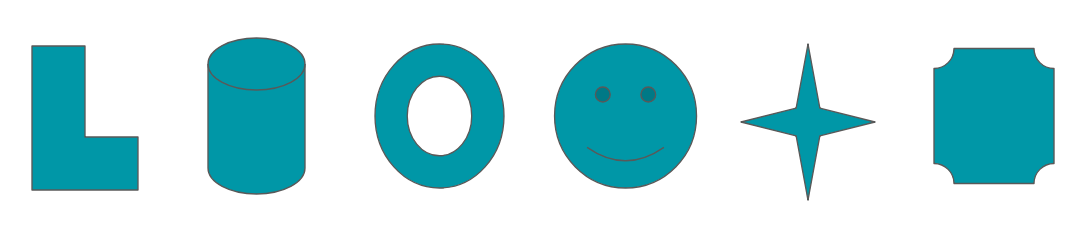
//> input picture CenterofBlob/multiple-blob.png, 1089 x 236 px
$ ./center_of_multiple_blob multiple-blob.png   (built with g++ and OpenCV 4)
//> lines starting //> are read from the running program, lines starting //| are printed output that depends on the picture; after the words box and inside, x2 and y2 are one past the last pixel; in counts of white or black regions, pixels touching at a corner belong together
// OpenCV core defines Mat, Point, Scalar, Moments, and countNonZero.
#include <opencv2/core.hpp>
// The version header exposes CV_VERSION and CV_VERSION_MAJOR.
#include <opencv2/core/version.hpp>
// highgui supplies optional window display and keyboard waiting.
#include <opencv2/highgui.hpp>
// imgcodecs loads the bundled PNG and writes the annotated result.
#include <opencv2/imgcodecs.hpp>
// imgproc supplies thresholding, contour extraction, and annotation drawing.
#include <opencv2/imgproc.hpp>

// OpenCV 5 moved contourArea and moments into the geometry module.
#if CV_VERSION_MAJOR >= 5
#include <opencv2/geometry.hpp>
#endif

// algorithm supplies the deterministic geometric sort.
#include <algorithm>
// array stores the fixed bundled-image validation metrics.
#include <array>
// cmath supplies finite-number and zero-area checks.
#include <cmath>
// cstdlib supplies conventional process exit codes.
#include <cstdlib>
// exception supplies the common CLI error boundary.
#include <exception>
// filesystem provides portable C++17 paths and directory creation.
#include <filesystem>
// iomanip formats contour areas with one stable decimal place.
#include <iomanip>
// iostream provides result output and diagnostic errors.
#include <iostream>
// optional represents the absence of an output destination.
#include <optional>
// stdexcept supplies invalid_argument and runtime_error.
#include <stdexcept>
// string stores command-line tokens and labels.
#include <string>
// system_error reports filesystem failures without throwing prematurely.
#include <system_error>
// vector stores contours and the variable-length collection of blobs.
#include <vector>

// Direct compiler invocations can still run when they pass an explicit image.
#ifndef CENTER_OF_BLOB_SOURCE_DIR
#define CENTER_OF_BLOB_SOURCE_DIR "."
#endif

namespace {

// Shorten the repeated C++17 filesystem namespace.
namespace fs = std::filesystem;

// CMake embeds the tracked source directory for cwd-independent default input.
const fs::path kDefaultInputPath =
    fs::path(CENTER_OF_BLOB_SOURCE_DIR) / "multiple-blob.png";
// --output-dir writes exactly this one deterministic artifact.
constexpr const char *kDefaultOutputName = "multiple_blob_result.png";
// The lossless tutorial image produces these left-to-right centroids.
const std::array<cv::Point, 6> kExpectedCentroids = {
    cv::Point(72, 130), cv::Point(256, 115), cv::Point(439, 115),
    cv::Point(625, 115), cv::Point(807, 122), cv::Point(993, 116)};
// These corresponding contour areas are stable across the tested majors.
constexpr std::array<double, 6> kExpectedAreas = {
    10'194.0, 13'946.0, 14'583.0, 16'105.0, 3'688.0, 14'853.0};
// The thresholded sample contains this many foreground pixels.
constexpr int kExpectedForegroundPixels = 70'791;

// Options contains parsed CLI values but no decoded or derived image state.
struct Options {
  // The bundled sample is used when no override is provided.
  fs::path image_path = kDefaultInputPath;
  // Track whether an input alias or positional path already selected an image.
  bool input_was_set = false;
  // Threshold 127 separates all six shapes from the white background.
  int threshold_value = 127;
  // The sample's foreground shapes are darker than their background.
  bool foreground_dark = true;
  // Ignore only degenerate contours by default.
  double min_area = 1.0;
  // --output selects an exact filename.
  std::optional<fs::path> output_path;
  // --output-dir selects a directory for kDefaultOutputName.
  std::optional<fs::path> output_directory;
  // Interactive display is on unless explicitly disabled.
  bool display = true;
  // Validation checks sample metrics and prints an unambiguous marker.
  bool validate = false;
};

// Blob keeps the geometry required for drawing, sorting, and reporting together.
struct Blob {
  // The extracted external boundary is retained for drawContours.
  std::vector<cv::Point> contour;
  // The centroid is the area-normalized first-order contour moment.
  cv::Point centroid;
  // The geometric contour area supports filtering and regression checks.
  double area;
};

// Describe preferred options while retaining the original positional syntax.
// [51 lines left out: functions print_usage, parse_threshold, parse_min_area, not called in this run]

// Parse arguments without reading images or creating output directories.
Options parse_arguments(int argc, char **argv) {
//> called with argc = 2
  // Begin with the bundled sample and tutorial-friendly defaults.
  Options options;
  // Inspect each token after the executable name.
  for (int index = 1; index < argc; ++index) {
    // Copy the raw token into a safe standard string.
    const std::string argument = argv[index];
    // Help is a successful request and should not enter the error handler.
    if (argument == "--help" || argument == "-h") {
      print_usage(argv[0]);
      std::exit(EXIT_SUCCESS);
    }
    // Headless runs skip every window-system call.
    if (argument == "--no-display") {
      options.display = false;
      continue;
    }
    // Regression mode may be combined with either output mode.
    if (argument == "--validate") {
      options.validate = true;
      continue;
    }
    // Each recognized value switch must consume one following token.
    if (argument == "--input" || argument == "-i" ||
        argument == "--ipimage" || argument == "--threshold" ||
        argument == "--foreground" || argument == "--min-area" ||
        argument == "--output" || argument == "--output-dir") {
      // Refuse an incomplete option before indexing past argv.
      if (index + 1 >= argc) {
        throw std::invalid_argument("Missing value for " + argument);
      }
      // Consume the value now so the loop advances to the next option.
      const std::string value = argv[++index];
      // All three input spellings update the same field.
      if (argument == "--input" || argument == "-i" ||
          argument == "--ipimage") {
        // Multiple input declarations are ambiguous and likely accidental.
        if (options.input_was_set) {
          throw std::invalid_argument("Only one input image may be specified");
        }
        options.image_path = value;
        options.input_was_set = true;
      } else if (argument == "--threshold") {
        // Apply strict 8-bit range validation immediately.
        options.threshold_value = parse_threshold(value);
      } else if (argument == "--foreground") {
        // Only the two documented mask polarities are meaningful.
        if (value != "dark" && value != "light") {
          throw std::invalid_argument(
              "--foreground must be 'dark' or 'light'");
        }
        options.foreground_dark = value == "dark";
      } else if (argument == "--min-area") {
        // Reject non-finite and negative filters during parsing.
        options.min_area = parse_min_area(value);
      } else if (argument == "--output") {
        // One invocation cannot choose competing output naming strategies.
        if (options.output_directory.has_value()) {
          throw std::invalid_argument(
              "--output and --output-dir cannot be used together");
        }
        options.output_path = value;
      } else {
        // The only remaining recognized value option is --output-dir.
        if (options.output_path.has_value()) {
          throw std::invalid_argument(
              "--output and --output-dir cannot be used together");
        }
        options.output_directory = value;
      }
      continue;
    }
    // Treat unrecognized dash-prefixed text as an option typo.
    if (!argument.empty() && argument.front() == '-') {
      throw std::invalid_argument("Unknown option: " + argument);
    }
    // Keep the article's original positional image argument working.
    if (options.input_was_set) {
      throw std::invalid_argument("Only one input image may be specified");
    }
    options.image_path = argument;
    options.input_was_set = true;
  }
//> further down, image is the input picture: 236 rows x 1089 cols, CV_8UC3; mean B, G, R 228.9, 224.7, 185.2
  // No explicit input intentionally leaves the bundled default selected.
  return options;
}

// Convert a color image into a binary mask with the intended blobs in white.
cv::Mat create_binary_mask(const cv::Mat &image, int threshold_value,
                           bool foreground_dark) {
//> called with threshold_value = 127, foreground_dark = true
  // Contours operate on a single-channel image, so first discard color.
  cv::Mat gray;
  cv::cvtColor(image, gray, cv::COLOR_BGR2GRAY);
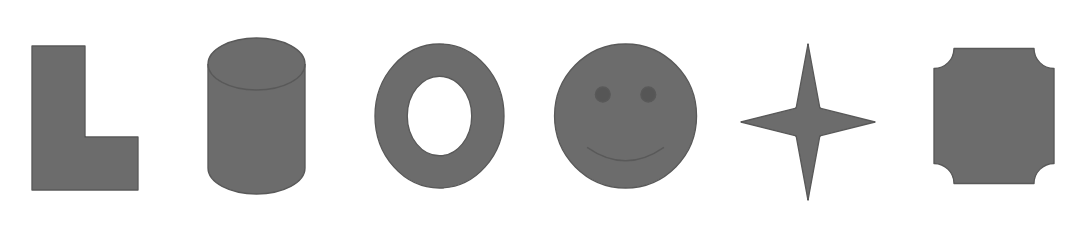
//> gray: 236 rows x 1089 cols, CV_8UC1; min 85, max 255, mean 213.5
  // OpenCV allocates the threshold result based on gray's size and depth.
  cv::Mat binary_mask;
  // Invert dark shapes so contour extraction sees them as foreground.
  const int threshold_type =
      foreground_dark ? cv::THRESH_BINARY_INV : cv::THRESH_BINARY;
  // Produce a strict 0/255 mask shared by OpenCV 4.14 and 5.
  cv::threshold(gray, binary_mask, threshold_value, 255, threshold_type);
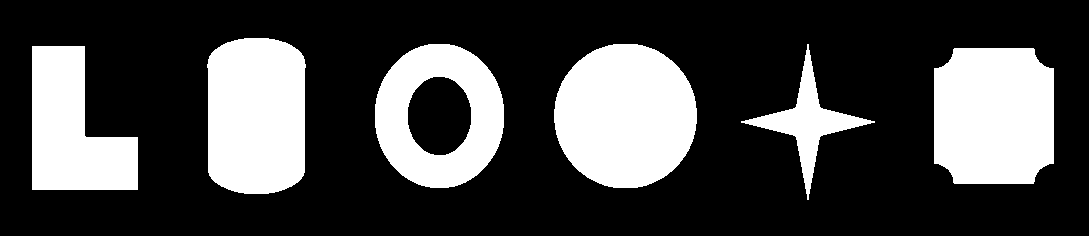
//> binary_mask: 236 rows x 1089 cols, CV_8UC1; 27.5% white; 6 white regions
  // Preserve the mask for both contours and independent validation metrics.
  return binary_mask;
}

// Extract valid external blobs and impose a stable geometric order.
std::vector<Blob> find_blobs(const cv::Mat &binary_mask, double min_area) {
//> called with min_area = 1
  // findContours fills a nested vector with the points on each boundary.
  std::vector<std::vector<cv::Point>> contours;
  // Pass a clone to avoid relying on version-specific input mutation behavior;
  // RETR_EXTERNAL intentionally ignores nested edge pairs and holes.
  cv::findContours(binary_mask.clone(), contours, cv::RETR_EXTERNAL,
                   cv::CHAIN_APPROX_SIMPLE);
//> contours = 6 contours; box (x1, y1, x2, y2) and area: (554, 44, 697, 188) 16105, (934, 48, 1054, 184) 14853, (375, 44, 504, 188) 14583, (207, 38, 306, 194) 13946, (32, 46, 138, 190) 10194, (741, 44, 875, 200) 3688

  // Reserve the maximum possible result size to avoid repeated reallocations.
  std::vector<Blob> blobs;
  blobs.reserve(contours.size());
  // Examine every candidate boundary returned by OpenCV.
  for (const auto &contour : contours) {
    // contourArea measures the area enclosed by this boundary.
    const double area = cv::contourArea(contour);
    // Drop tiny regions before computing their more expensive moments.
    if (area < min_area) {
      continue;
    }
    // Contour moments contain both signed area and first-order coordinate sums.
    const cv::Moments contour_moments = cv::moments(contour, false);
    // Lines and isolated points have no enclosed area and no defined centroid.
    if (std::abs(contour_moments.m00) <= 1e-12) {
      continue;
    }
    // Normalize first-order moments and use OpenCV's conventional rounding.
    const cv::Point centroid(
        cvRound(contour_moments.m10 / contour_moments.m00),
        cvRound(contour_moments.m01 / contour_moments.m00));
    // Retain all information required by output, drawing, and validation.
    blobs.push_back({contour, centroid, area});
  }
//> this loop made 6 passes
//> (area, centroid) on passes 1 to 6: (14853, Point(993, 116)), (10194, Point(72, 130)), (3688, Point(807, 122)), (16105, Point(625, 115)), (14583, Point(439, 115)), (13946, Point(256, 115))
  // The API does not guarantee contour vector order, so sort by stable geometry.
  std::sort(blobs.begin(), blobs.end(),
            [](const Blob &left, const Blob &right) {
              // Horizontal position is the tutorial's primary reading order.
              if (left.centroid.x != right.centroid.x) {
                return left.centroid.x < right.centroid.x;
              }
              // Vertical position resolves blobs sharing the same x coordinate.
              if (left.centroid.y != right.centroid.y) {
                return left.centroid.y < right.centroid.y;
              }
              // Area provides a final deterministic tie-breaker.
              return left.area < right.area;
            });
  // Return a version-independent sequence for annotation and comparison.
  return blobs;
}

// Check dimensions, mask polarity, centroids, and areas for the bundled asset.
// [40 lines left out: function validate_bundled_result, not called in this run]

// Create only the requested output location and return its final filename.
std::optional<fs::path> resolve_output_path(const Options &options) {
  // --output may include a nested parent directory.
  if (options.output_path.has_value()) {
    // A plain filename has an empty parent and needs no mkdir operation.
    const fs::path parent = options.output_path->parent_path();
    if (!parent.empty()) {
      std::error_code create_error;
      fs::create_directories(parent, create_error);
      if (create_error) {
        throw std::runtime_error("Could not create output directory '" +
                                 parent.string() + "': " +
                                 create_error.message());
      }
    }
    return options.output_path;
  }
  // With neither output switch, processing has no filesystem side effect.
  if (!options.output_directory.has_value()) {
    return std::nullopt;
  }
  // Create the caller-selected directory before appending the standard name.
  std::error_code create_error;
  fs::create_directories(*options.output_directory, create_error);
  if (create_error) {
    throw std::runtime_error("Could not create output directory '" +
                             options.output_directory->string() + "': " +
                             create_error.message());
  }
  return *options.output_directory / kDefaultOutputName;
}

// Write the annotation and, in validation mode, decode the real artifact.
// [18 lines left out: function write_annotated_image, not called in this run]

} // namespace

// Convert all expected parse, OpenCV, validation, and filesystem errors to exits.
int main(int argc, char **argv) {
  try {
    // Parse every option before opening the input or creating output.
    const Options options = parse_arguments(argc, argv);
    // Decode in color because the final contours and labels are colored.
    const cv::Mat image =
        cv::imread(options.image_path.string(), cv::IMREAD_COLOR);
    // Avoid passing an empty matrix into cvtColor.
    if (image.empty()) {
      std::cerr << "Error: could not read input image '"
                << options.image_path.string() << "'\n";
      return EXIT_FAILURE;
    }

    // Convert the selected foreground polarity into a white-on-black mask.
    const cv::Mat binary_mask = create_binary_mask(
        image, options.threshold_value, options.foreground_dark);
    // Extract external shapes, filter degenerate regions, and sort geometrically.
    const std::vector<Blob> blobs =
        find_blobs(binary_mask, options.min_area);
//> blobs = 6 items
    // A fully filtered result is a settings/input error, not successful output.
    if (blobs.empty()) {
      throw std::runtime_error(
          "No blobs matched the threshold and area settings");
    }

    // Clone before annotation so validation retains the original decoded pixels.
    cv::Mat annotated = image.clone();
    // Print all areas with the same single decimal place as Python.
    std::cout << std::fixed << std::setprecision(1);
    // Draw and report blobs in deterministic left-to-right order.
    for (std::size_t index = 0; index < blobs.size(); ++index) {
      // Give this iteration a readable reference to its measured geometry.
      const Blob &blob = blobs[index];
      // drawContours accepts a nested vector, so wrap this one retained boundary.
      cv::drawContours(
          annotated, std::vector<std::vector<cv::Point>>{blob.contour}, -1,
          cv::Scalar(167, 151, 0), 2);
      // Mark the area-normalized centroid with a filled white circle.
      cv::circle(annotated, blob.centroid, 5, cv::Scalar(255, 255, 255),
                 cv::FILLED);
      // Number the image in the same one-based order printed below.
      cv::putText(annotated, std::to_string(index + 1),
                  blob.centroid + cv::Point(8, -8),
                  cv::FONT_HERSHEY_SIMPLEX, 0.5,
                  cv::Scalar(255, 255, 255), 2, cv::LINE_8);
      // Emit exact geometry for cross-version and cross-language comparison.
      std::cout << "Blob " << index + 1 << ": centroid=(" << blob.centroid.x
                << ", " << blob.centroid.y << "), area=" << blob.area << '\n';
    }
//> this loop made 6 passes
//> blob.centroid on passes 2 to 6: Point(256, 115), Point(439, 115), Point(625, 115), Point(807, 122), Point(993, 116)
//| Blob 1: centroid=(72, 130), area=10194.0
//| Blob 2: centroid=(256, 115), area=13946.0
//| Blob 3: centroid=(439, 115), area=14583.0
//| Blob 4: centroid=(625, 115), area=16105.0
//| Blob 5: centroid=(807, 122), area=3688.0
//| Blob 6: centroid=(993, 116), area=14853.0
//> pass 1, `cv::putText(annotated, std::to_string(index + 1), blob.centroid + cv::..`:
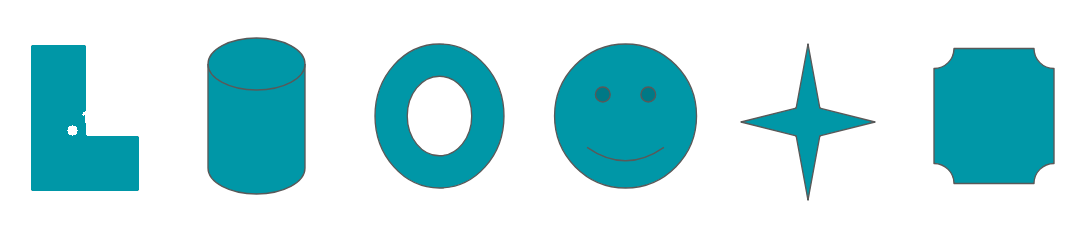
//> annotated: 236 rows x 1089 cols, CV_8UC3; 0.42% of pixels changed, all inside (x1, y1, x2, y2) = (31, 45, 139, 191)
//> pass 2, `cv::putText(annotated, std::to_string(index + 1), blob.centroid + cv::..`:
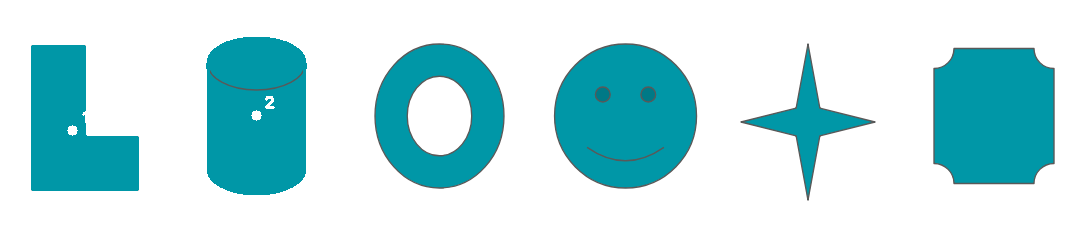
//> annotated: 236 rows x 1089 cols, CV_8UC3; 0.52% of pixels changed, all inside (x1, y1, x2, y2) = (206, 37, 307, 195)
//> after the loop:
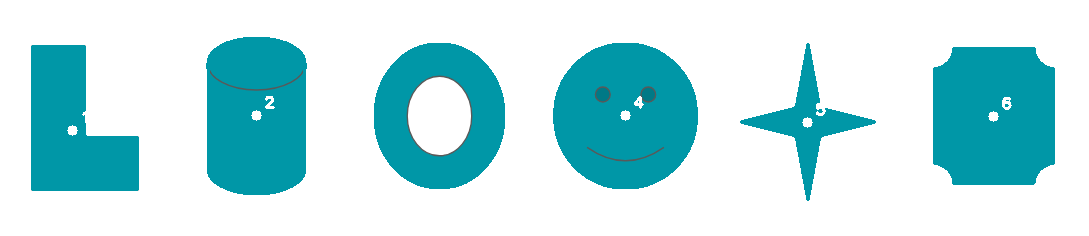
//> annotated: 236 rows x 1089 cols, CV_8UC3; 2.19% of pixels changed, all inside (x1, y1, x2, y2) = (374, 43, 1055, 201)

    // Resolve and create the optional output destination.
    const std::optional<fs::path> output_path =
        resolve_output_path(options);
    // Validate stable sample metrics before printing a success marker.
    if (options.validate) {
      validate_bundled_result(options.image_path, image, binary_mask, blobs);
    }
    // Encode output only when the caller requested a file or directory.
    if (output_path.has_value()) {
      write_annotated_image(*output_path, annotated, options.validate);
    }

    // Record the exact linked runtime in every acceptance log.
    std::cout << "OpenCV version: " << CV_VERSION << '\n';
    // Emit the marker only after optional output verification has succeeded.
    if (options.validate) {
      std::cout << "VALIDATION PASSED: center_of_multiple_blob\n";
    }
    // Preserve the interactive tutorial experience outside headless runs.
    if (options.display) {
      cv::imshow("Blob centroids", annotated);
      cv::waitKey(0);
      cv::destroyAllWindows();
    }
  } catch (const std::exception &error) {
    // Standardize parse, OpenCV, validation, and filesystem diagnostics.
    std::cerr << "Error: " << error.what() << '\n';
    print_usage(argv[0]);
    return EXIT_FAILURE;
  }
  // Reaching here means every requested operation succeeded.
  return EXIT_SUCCESS;
}
